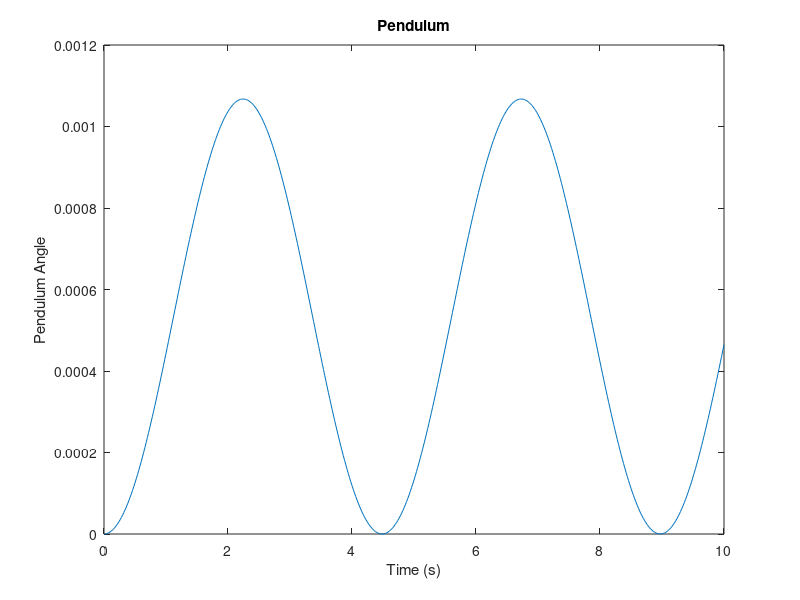

MATLAB code to generate this figure:
%% Example 2 - Pendulum

t = 0:0.02:10;  % vector of times for output, 0 to 10 at 0.02
m = 10;          % kg
L = 5;          % m
g = 9.81;       % m/s^2
angle = 15;      % degree
s = tf('s');    % s (Laplace variable)

% TF
H = ( 1 / (m*L^2) ) / (s^2 + g/L);
y = step(H,t);      
angle_rad = deg2rad(angle);

% Plot
figure(2), clf
plot(t, angle_rad*y)
xlabel('Time (s)')
ylabel('Pendulum Angle')
title('Pendulum')